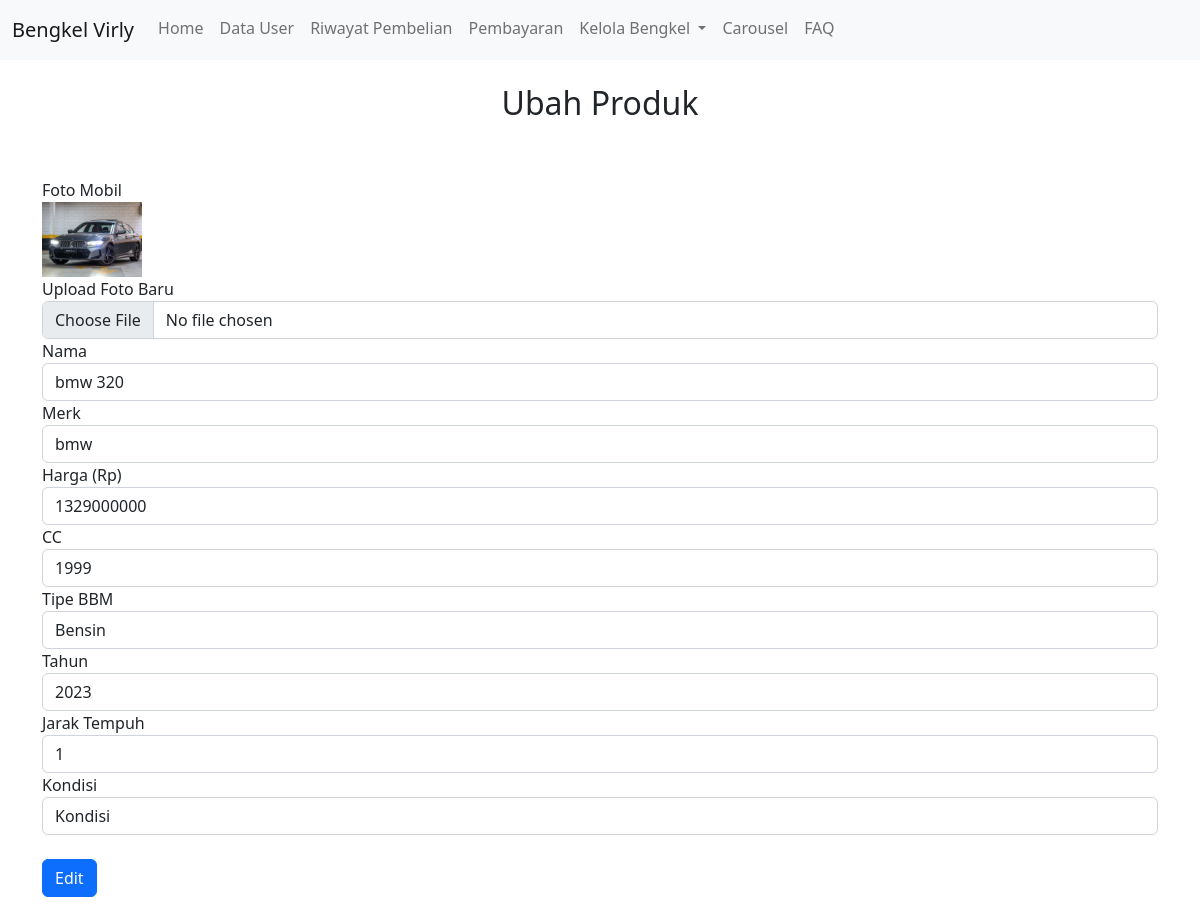
The page /main/admin/editmobil.php?id=2 (signed in) on the database its author committed.
### tables this page shows
CREATE TABLE `mobil` (
  `id` int(11) NOT NULL,
  `nama` varchar(100) NOT NULL,
  `merk` varchar(100) NOT NULL,
  `harga` int(11) NOT NULL,
  `cc` int(11) NOT NULL,
  `tipe_bbm` varchar(100) NOT NULL,
  `tahun` int(4) NOT NULL,
  `jarak_tempuh` int(11) NOT NULL,
  `kondisi` varchar(100) NOT NULL,
  `foto` varchar(100) NOT NULL,
  `kategori` int(11) NOT NULL,
  `stok` int(11) NOT NULL
);

### main/admin/editmobil.php (the view, shortened to what this page needs)
<?php include '../koneksi.php' ?>
<?php include '../component.php' ?>
<!DOCTYPE html>
<html lang="en">
<head>
</head>
<body>
<?php include 'headeradmin.php' ?>
<br><h2><center>Ubah Produk<center></h2><br><br>
<?php
$ambil=$koneksi->query("SELECT * FROM mobil WHERE id='$_GET[id]' ");
$pecah=$ambil->fetch_assoc();
?>
<div class="container">
	<form action="" method="post" enctype="multipart/form-data">
    <div class="form-group">
            <label>Foto Mobil</label><br>
            <img src="../asets/mobil/<?php echo $pecah['foto'] ?>" width="100"><br>
        </div>
        <div class="form-group">
            <label>Upload Foto Baru</label>
            <input type="file" class="form-control" name="foto">
    </div>
    <div class="form-group">
		<label>Nama</label>
		<input type="text" class="form-control" name="nama" value="<?php echo $pecah['nama']; ?>">
	</div>
    <div class="form-group">
		<label>Merk</label>
		<input type="text" class="form-control" name="merk" value="<?php echo $pecah['merk']; ?>">
	</div>
	<div class="form-group">
		<label>Harga (Rp)</label>
		<input type="number"class="form-control" name="harga" value="<?php echo $pecah['harga']; ?>">
	</div>
    <div class="form-group">
		<label>CC</label>
		<input type="number"class="form-control" name="cc" value="<?php echo $pecah['cc']; ?>">
	</div>
    <div class="form-group">
		<label>Tipe BBM</label>
		<input type="text" class="form-control" name="tipe_bbm" value="<?php echo $pecah['tipe_bbm']; ?>">
	</div>
    <div class="form-group">
		<label>Tahun</label>
		<input type="number"class="form-control" name="tahun" value="<?php echo $pecah['tahun']; ?>">
	</div>
    <div class="form-group">
		<label>Jarak Tempuh</label>
		<input type="number"class="form-control" name="jarak_tempuh" value="<?php echo $pecah['jarak_tempuh']; ?>">
	</div>
    <div class="form-group">
		<label>Kondisi</label>
		<select class="form-control" name="kondisi" value="<?php echo $pecah['kondisi']; ?>">
        <option selected disabled>Kondisi</option>
      </select>
	</div>
    <br>
    <button class="btn btn-primary" onclick="return confirm('Apakah Anda yakin ingin mengubah mobil ini?')" name="ubah">Edit</button><br>
    </form>
</div>
</body>
</html>

### rows shown on the page
mobil: foto (picture), nama "bmw 320", merk "bmw", harga "1329000000", cc "1999", tipe_bbm "Bensin", tahun "2023", jarak_tempuh "1"
